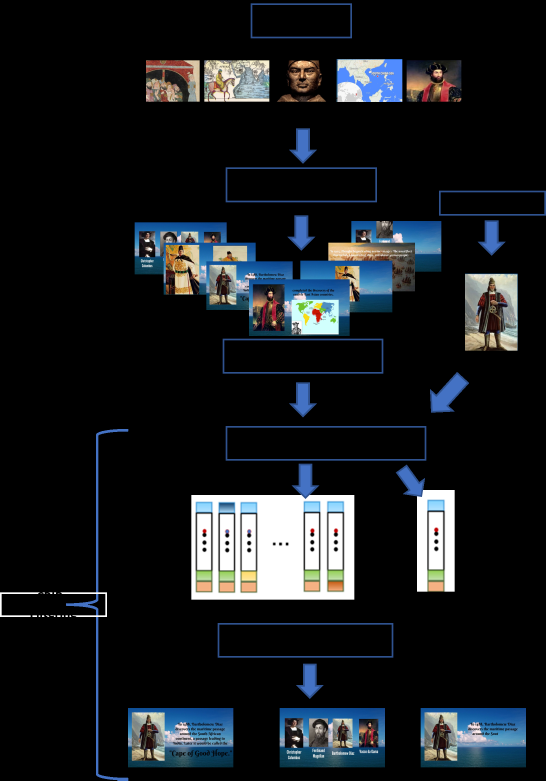
#> input picture Picture3.png, 1638 x 2341 px, given in place of the camera (shown at 1/3 size)
$ python fidelity_demo.py 5   (older library calls are emulated)
#> lines starting #> are read from the running program, lines starting #| are printed output that depends on the picture
### KeyFrameExtraction/fidelity.py
from main import *
from scipy.spatial import distance
from math import atan2

def fidelity_descriptors(path):
    """
    Generates histogram descriptors to compute fidelity with
    :param path: video path
    :return: fd_data, hist_data, fdnorm, histnorm (histogram descriptors along with norms to normalize)
    """
#> called with path = '5'
    cap = cv2.VideoCapture(path)
    width = cap.get(cv2.CAP_PROP_FRAME_WIDTH)   # float `width`
    height = cap.get(cv2.CAP_PROP_FRAME_HEIGHT)
    histnorm = width * height  # to normalize color histogram with
    downscale = 0.5  # downsize frame for lower computation for hogs
    fdnorm = histnorm * (downscale) ** 2  # to normalize edge detection histogram

    fd_data = []
    hist_data = []
    cnt = 0
    while True:
        success, frame = cap.read()
#> frame is the input picture: shape (2341, 1638, 3); mean B, G, R 31.5, 28.2, 24.6
        if not success:
            break
        # print("Creating histograms for frame " + str(cnt))
        fd = calculateHOG(frame, downscale)
        frame = cv2.cvtColor(frame, cv2.COLOR_BGR2RGB)
        hist = cv2.calcHist([frame], [0, 1, 2], None, [64, 64, 64], [0, 256, 0, 256, 0, 256])
        hist_data.append(hist)
        fd_data.append(fd)
        cnt += 1
        if cnt % 50 == 0:
            print("created hog for frame: " + str(cnt))
    print("end of histogram creation")
    return fd_data, hist_data, fdnorm, histnorm

# [25 lines left out: function fidelity, not called in this run]

def calculateHOG(frame, downsize):
    """
    OBSOLETE: descriptors are generated directly
    :param frame:
    :param downsize:
    :return:
    """
#> called with downsize = 0.5
    #resize image for computational speed gain
    scale_percent = downsize  # percent of original size
    width = int(frame.shape[1] * scale_percent)
#> width = 819
    height = int(frame.shape[0] * scale_percent)
#> height = 1170
    dim = (width, height)
#> dim = (819, 1170)
    resized = cv2.resize(frame, dim, interpolation=cv2.INTER_AREA)
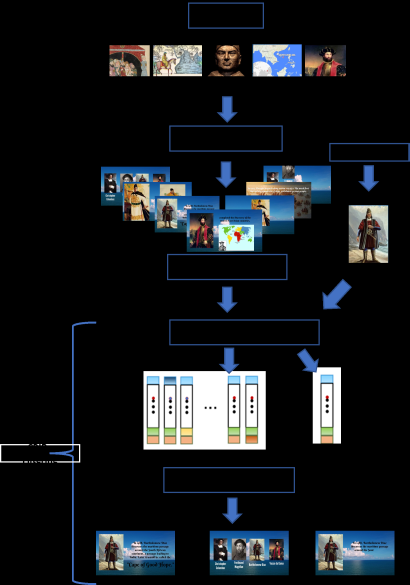
#> resized: shape (1170, 819, 3) (shown at 1/2 size); mean B, G, R 31.5, 28.2, 24.6

    scale = 1
    delta = 0
    ddepth = cv2.CV_16S

    # Gaussian blur (kernel size = 3)
    blurred = cv2.GaussianBlur(resized, (3, 3), 0)
    # Convert to grayscale (= luminance)
    gray = cv2.cvtColor(blurred, cv2.COLOR_BGR2GRAY)
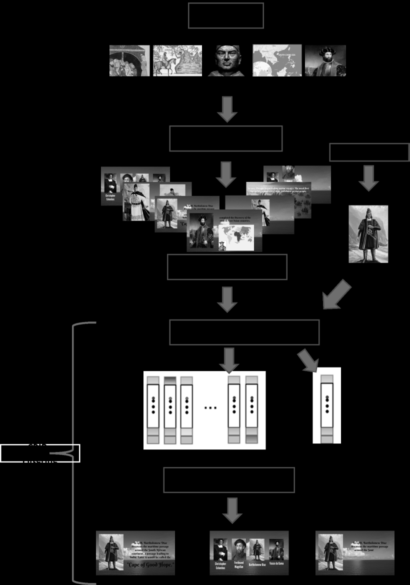
#> gray: shape (1170, 819) (shown at 1/2 size); min 0, max 255, mean 27.5
    gradientmax = 255 * 4  # maximum gradient value
    threshold = gradientmax * 0.3  # threshold to reduce background noise
    # apply sobel filters,
    grad_x = np.array(cv2.Sobel(gray, ddepth, 1, 0, ksize=3, scale=scale, delta=delta, borderType=cv2.BORDER_DEFAULT))
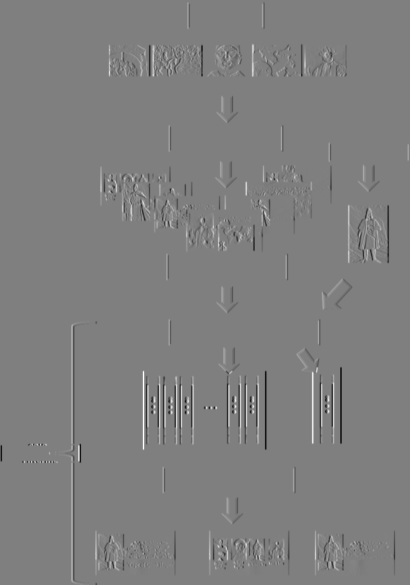
#> grad_x: shape (1170, 819) int16 (shown at 1/2 size); min -764, max 764, mean -0.1; drawn with min black and max white
    grad_y = np.array(cv2.Sobel(gray, ddepth, 0, 1, ksize=3, scale=scale, delta=delta, borderType=cv2.BORDER_DEFAULT))
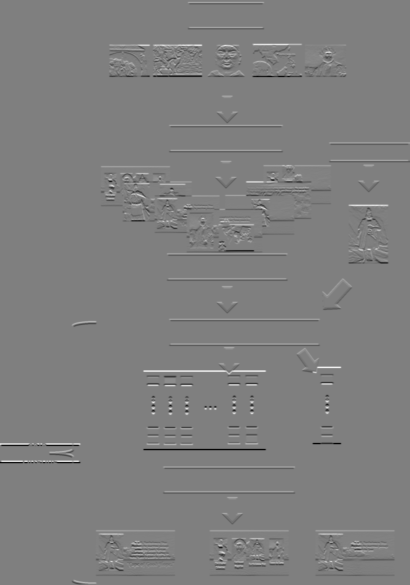
#> grad_y: shape (1170, 819) int16 (shown at 1/2 size); min -764, max 768, mean 0; drawn with min black and max white

    # calculate absolute values
    abs_grad_x = cv2.convertScaleAbs(grad_x)
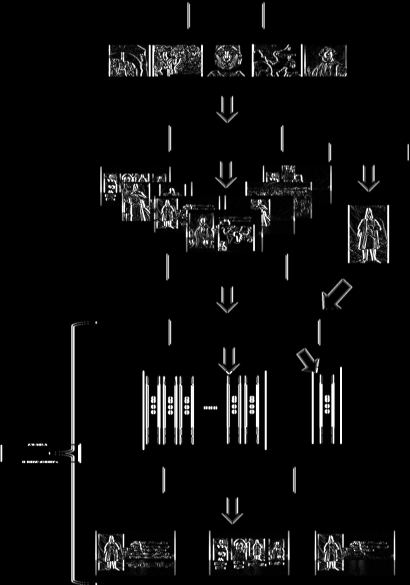
#> abs_grad_x: shape (1170, 819) (shown at 1/2 size); min 0, max 255, mean 12.5
    abs_grad_y = cv2.convertScaleAbs(grad_y)
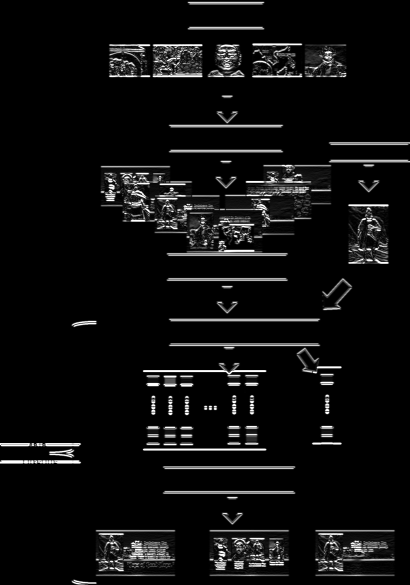
#> abs_grad_y: shape (1170, 819) (shown at 1/2 size); min 0, max 255, mean 14.2

    # Gradient magnitude calculated by 0.5(|G_x|+|G_y|) instead of sqrt(G_x^2 + G_y^2)
    grad = cv2.addWeighted(abs_grad_x, 0.5, abs_grad_y, 0.5, 0)
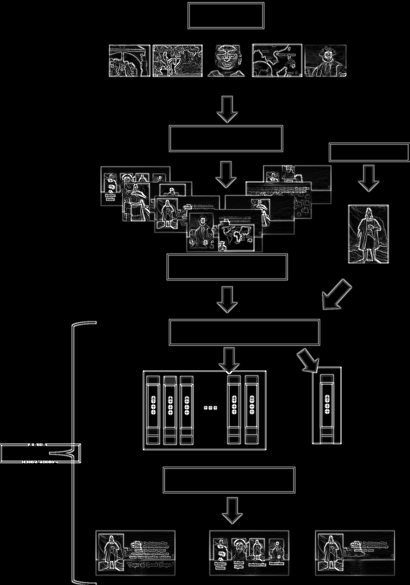
#> grad: shape (1170, 819) (shown at 1/2 size); min 0, max 255, mean 13.4

    histogram = np.zeros(72, dtype="float32")
    for i in range(0, grad.shape[0]):
        for j in range(0, grad.shape[1]):
            if grad[i][j]:
                angle = atan2(grad_y[i][j], grad_x[i][j]) / 3.14
                histogram[round(abs(angle * 71))] += int(1)
#> after the loop, histogram = 72 values, max 49484 at index 36, min 899 at index 54, mean 2890.3
    return histogram

# [68 lines left out: functions calculateHists, difference, not called in this run]

### KeyFrameExtraction/fidelity_demo.py
from fidelity import *
from main import *


if __name__ == '__main__':
    print(sys.argv[1])
    path = sys.argv[1]

    [hogs, hists, fdnorm, histnorm] = fidelity_descriptors(path)
#> in fidelity_descriptors, `fd = calculateHOG(frame, downscale)`: fd has the same summary as histogram in calculateHOG

    KE_method = "VSUMM_combi"
    performSBD = False
    presample = True
    keyframes_data, keyframe_indices, video_fps = keyframe_extraction(sys.argv[1], KE_method, performSBD, presample)
    save_keyframes(keyframe_indices, keyframes_data, KE_method)

    fid = fidelity(keyframe_indices, path, hists, hogs, fdnorm, histnorm)
    print("Fidelity: " + str(fid))

$ run again, on Picture4.png
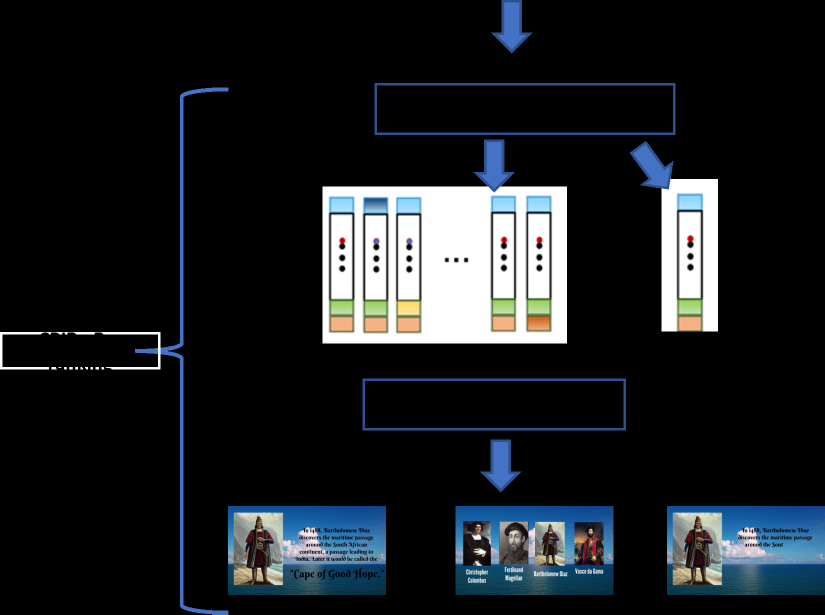
#> input picture Picture4.png, 1650 x 1229 px, given in place of the camera (shown at 1/2 size)
#> in fidelity_descriptors, frame is the input picture: shape (1229, 1650, 3); mean B, G, R 34.8, 31.6, 27.8
#> in calculateHOG, `grad_y = np.array(cv2.Sobel(gray, ddepth, 0, 1, ksize=3, scale=scale, ..`:
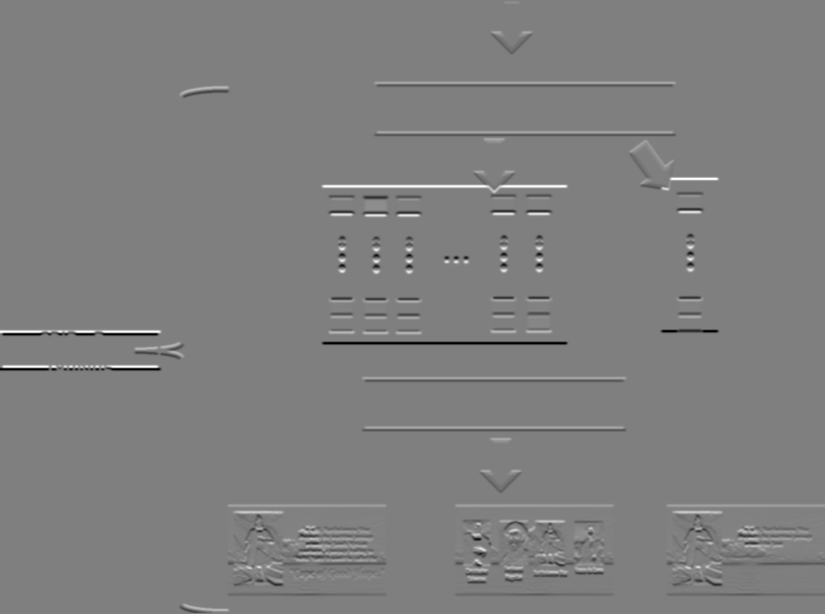
#> grad_y: shape (614, 825) int16; min -764, max 768, mean 0; drawn with min black and max white
#> in calculateHOG, `grad = cv2.addWeighted(abs_grad_x, 0.5, abs_grad_y, 0.5, 0)`:
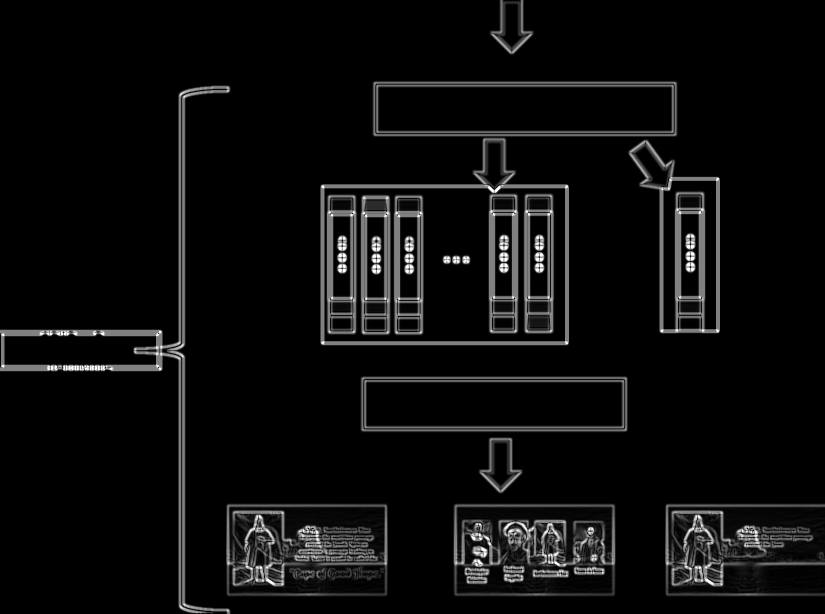
#> grad: shape (614, 825); min 0, max 255, mean 12.7
#> after the loop in calculateHOG, `for i in range(0, grad.shape[0]):`: histogram = 72 values, max 26130 at index 36, min 270 at index 54, mean 1342.3
#> fd has the same summary as histogram in calculateHOG
